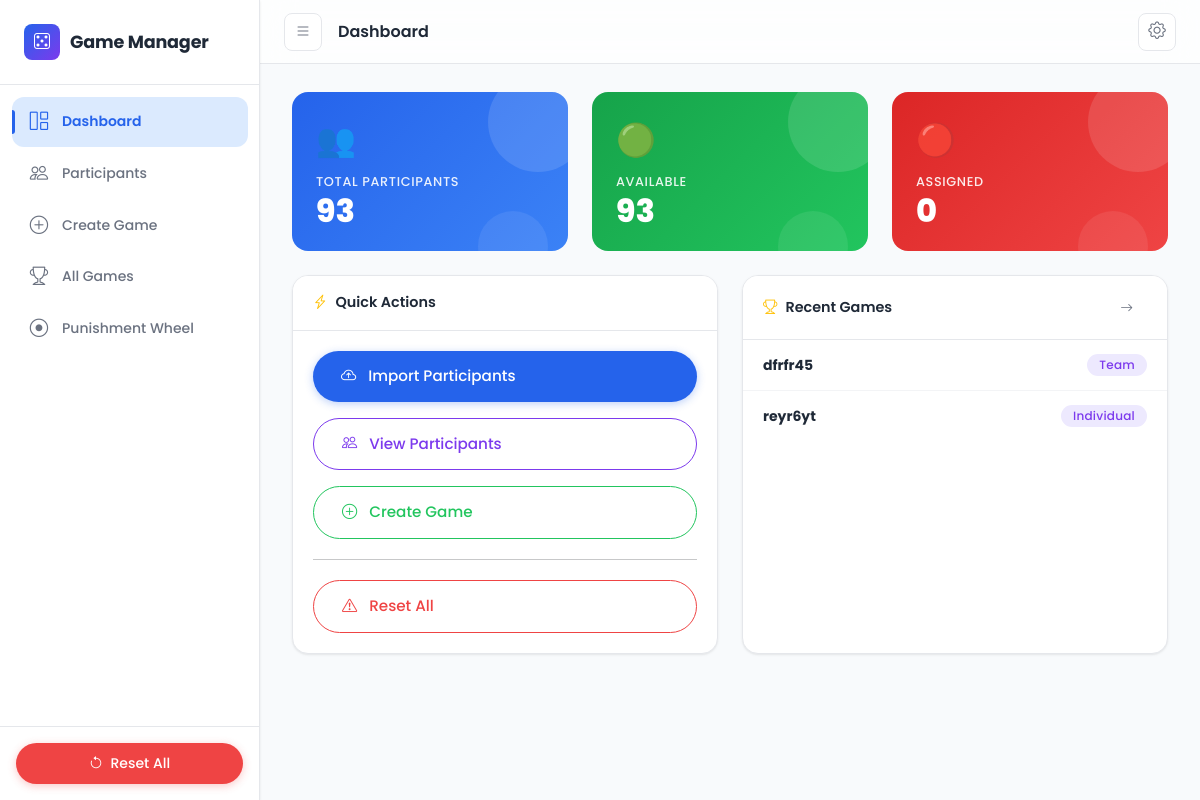
Before: / with the older database file.
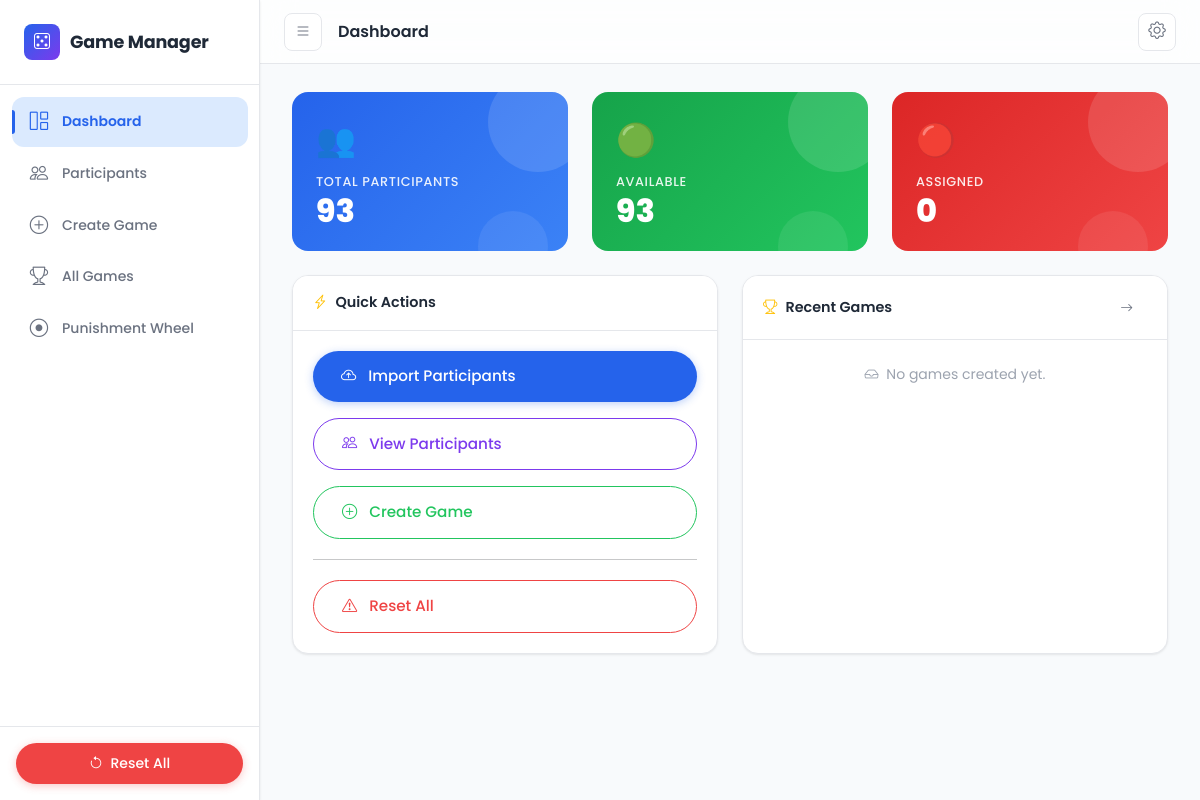
After: the same page with the newer database file.
### models/__init__.py (models this page shows)
class Game(db.Model):
    __tablename__ = 'games'
    id = db.Column(db.Integer, primary_key=True)
    name = db.Column(db.String(100), nullable=False)
    type = db.Column(db.String(20), nullable=False) # Individual, Team
    team_size = db.Column(db.Integer, nullable=False, default=1)
    number_of_teams = db.Column(db.Integer, nullable=False, default=1)
    gender_rule = db.Column(db.String(50), nullable=False, default='Random')
    created_at = db.Column(db.DateTime, default=lambda: datetime.now(timezone.utc))
    members = db.relationship('GameMember', backref='game', lazy=True, cascade="all, delete-orphan")
    participants = db.relationship('Participant', backref='game_assigned', lazy=True)

### routes/__init__.py (the view)
@main.route('/')
def index():
    total = Participant.query.count()
    available = Participant.query.filter_by(status='Available').count()
    assigned = Participant.query.filter_by(status='Assigned').count()
    games = Game.query.order_by(Game.created_at.desc()).limit(5).all()
    return render_template('index.html', total=total, available=available, assigned=assigned, games=games)

### routes/__init__.py (called while the page is built)
@main.app_context_processor
def inject_csrf_token():
    def generate_csrf_token():
        if '_csrf_token' not in session:
            session['_csrf_token'] = secrets.token_hex(16)
        return session['_csrf_token']
    return dict(csrf_token=generate_csrf_token)

### templates/index.html (shortened to what this page needs)
{% extends 'base.html' %}
{% block page_title %}Dashboard{% endblock %}
{% block content %}
<div class="row g-4 mb-4">
    <div class="col-md-4 fade-in fade-in-1">
        <div class="stat-card stat-card-primary">
            <div class="stat-icon">👥</div>
            <div class="stat-label">Total Participants</div>
            <div class="stat-value">{{ total }}</div>
        </div>
    </div>
    <div class="col-md-4 fade-in fade-in-2">
        <div class="stat-card stat-card-success">
            <div class="stat-icon">🟢</div>
            <div class="stat-label">Available</div>
            <div class="stat-value">{{ available }}</div>
        </div>
    </div>
    <div class="col-md-4 fade-in fade-in-3">
        <div class="stat-card stat-card-danger">
            <div class="stat-icon">🔴</div>
            <div class="stat-label">Assigned</div>
            <div class="stat-value">{{ assigned }}</div>
        </div>
    </div>
</div>
<div class="row g-4">
    <div class="col-lg-6 fade-in fade-in-2">
        <div class="card card-no-hover h-100">
            <div class="card-header">
                <i class="bi bi-lightning-charge me-2 text-warning"></i>Quick Actions
            </div>
            <div class="card-body d-flex flex-column gap-3">
                <button type="button" class="btn btn-primary btn-lg w-100 text-start" data-bs-toggle="modal" data-bs-target="#importModal">
                    <i class="bi bi-cloud-arrow-up me-2"></i> Import Participants
                </button>
                <a href="{{ url_for('main.participants') }}" class="btn btn-outline-info btn-lg w-100 text-start">
                    <i class="bi bi-people me-2"></i> View Participants
                </a>
                <a href="{{ url_for('main.create_game') }}" class="btn btn-outline-success btn-lg w-100 text-start">
                    <i class="bi bi-plus-circle me-2"></i> Create Game
                </a>
                <hr class="my-1">
                <button type="button" class="btn btn-outline-danger btn-lg w-100 text-start" data-bs-toggle="modal" data-bs-target="#resetAllModal">
                    <i class="bi bi-exclamation-triangle me-2"></i> Reset All
                </button>
            </div>
        </div>
    </div>
    <div class="col-lg-6 fade-in fade-in-3">
        <div class="card card-no-hover h-100">
            <div class="card-header d-flex justify-content-between align-items-center">
                <span><i class="bi bi-trophy me-2 text-warning"></i>Recent Games</span>
                <a href="{{ url_for('main.games') }}" class="btn btn-sm btn-ghost"><i class="bi bi-arrow-right"></i></a>
            </div>
            <div class="card-body p-0">
                <ul class="list-group list-group-flush">
                    {% for game in games %}
                    <li class="list-group-item d-flex justify-content-between align-items-center">
                        <a href="{{ url_for('main.game_result', game_id=game.id) }}" class="fw-bold text-decoration-none" style="color: var(--text-primary);">
                            {{ game.name }}
                        </a>
                        <span class="badge bg-secondary rounded-pill">{{ game.type }}</span>
                    </li>
                    {% else %}
                    <li class="list-group-item text-center py-4" style="color: var(--text-muted);">
                        <i class="bi bi-inbox me-1"></i> No games created yet.
                    </li>
                    {% endfor %}
                </ul>
            </div>
        </div>
    </div>
</div>
{% endblock %}

### templates/base.html (shortened to what this page needs)
<!DOCTYPE html>
<html lang="en">
<head>
    <link href="https://cdn.jsdelivr.net/npm/bootstrap@5.3.0/dist/css/bootstrap.min.css" rel="stylesheet">
    <link href="https://cdn.jsdelivr.net/npm/bootstrap-icons@1.10.5/font/bootstrap-icons.css" rel="stylesheet">
    <link rel="stylesheet" href="{{ url_for('static', filename='css/style.css') }}">
</head>
<body>
    <div class="d-flex" id="wrapper">
        <div id="sidebar-wrapper">
            <div class="sidebar-heading">
                <span class="sidebar-logo">
                    <span class="sidebar-logo-icon"><i class="bi bi-dice-5"></i></span>
                    Game Manager
                </span>
            </div>
            <div class="list-group list-group-flush">
                <a href="{{ url_for('main.index') }}" class="list-group-item list-group-item-action sidebar-nav-item {% if request.endpoint == 'main.index' %}active-nav{% endif %}">
                    <i class="bi bi-grid-1x2"></i> Dashboard
                </a>
                <a href="{{ url_for('main.participants') }}" class="list-group-item list-group-item-action sidebar-nav-item {% if request.endpoint == 'main.participants' %}active-nav{% endif %}">
                    <i class="bi bi-people"></i> Participants
                </a>
                <a href="{{ url_for('main.create_game') }}" class="list-group-item list-group-item-action sidebar-nav-item {% if request.endpoint == 'main.create_game' %}active-nav{% endif %}">
                    <i class="bi bi-plus-circle"></i> Create Game
                </a>
                <a href="{{ url_for('main.games') }}" class="list-group-item list-group-item-action sidebar-nav-item {% if request.endpoint == 'main.games' %}active-nav{% endif %}">
                    <i class="bi bi-trophy"></i> All Games
                </a>
                <a href="{{ url_for('punishment.wheel') }}" class="list-group-item list-group-item-action sidebar-nav-item {% if request.endpoint and request.endpoint.startswith('punishment.') %}active-nav{% endif %}">
                    <i class="bi bi-record-circle"></i> Punishment Wheel
                </a>
            </div>
            <div class="sidebar-bottom">
                <button type="button" class="btn btn-danger w-100" data-bs-toggle="modal" data-bs-target="#resetAllModal">
                    <i class="bi bi-arrow-counterclockwise me-1"></i> Reset All
                </button>
            </div>
        </div>
        <div id="page-content-wrapper">
            <nav class="topbar">
                <div class="topbar-left">
                    <button class="topbar-toggle" id="sidebarToggle"><i class="bi bi-list"></i></button>
                    <h1 class="topbar-title">{% block page_title %}Freshers Day{% endblock %}</h1>
                </div>
                <div class="topbar-right">
                    <button class="topbar-icon-btn" title="Settings"><i class="bi bi-gear"></i></button>
                </div>
            </nav>
            <div class="page-content">
                {% block content %}{% endblock %}
            </div>
        </div>
    </div>
</body>
</html>

Changed rows visible on the page:
removed Game: name "dfrfr45", type "Team"
removed Game: name "reyr6yt", type "Individual"
Other visible differences:
text now shown: "No games created yet."
